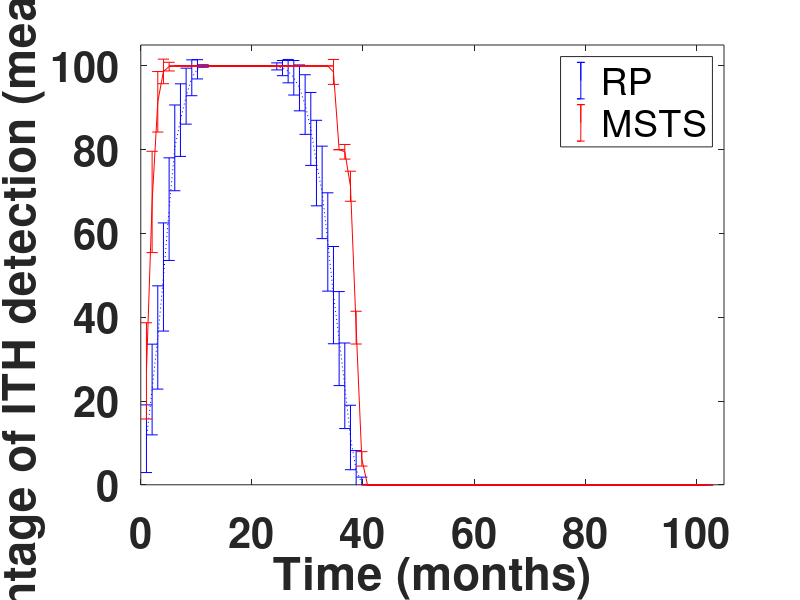
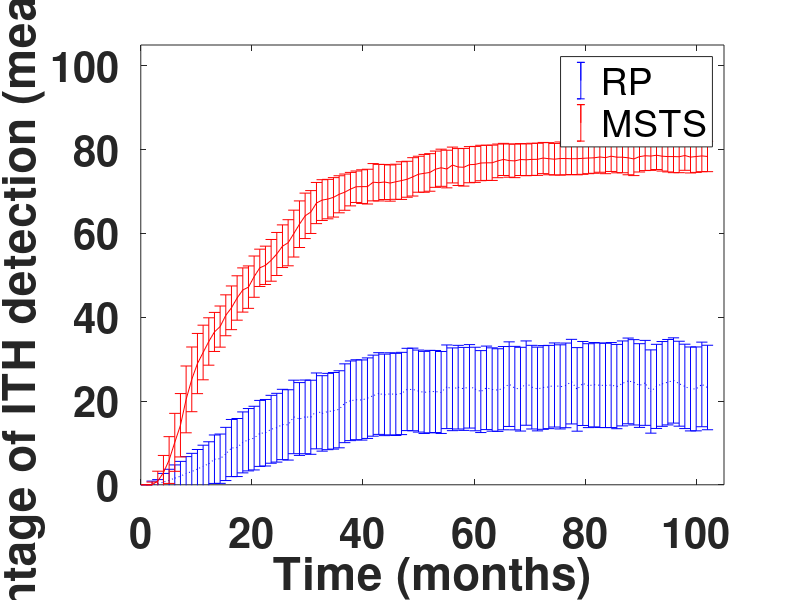
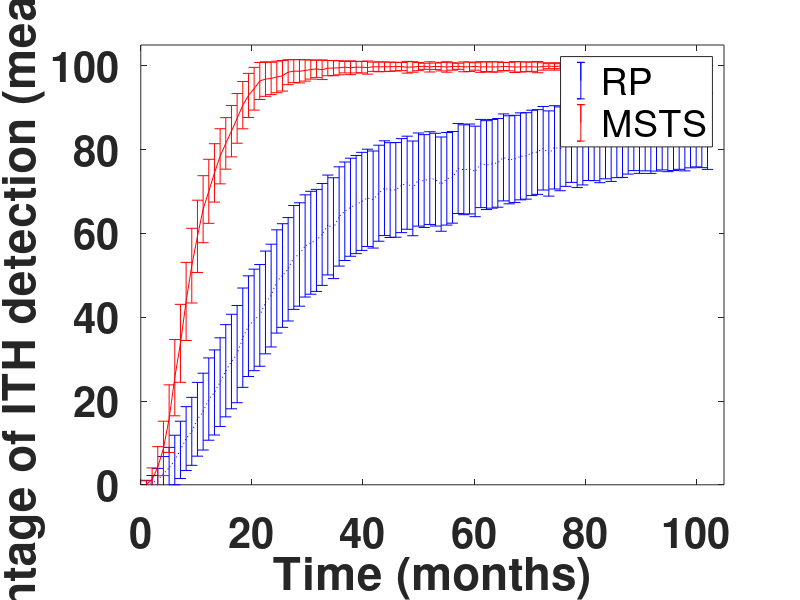
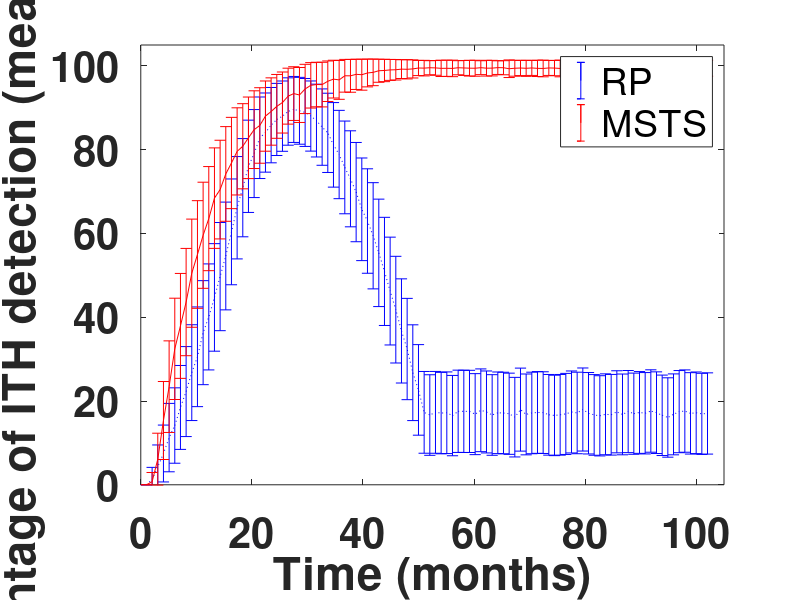

Recreate these plots in MATLAB, in order.
clear all;
clc;
addpath('../');

load('linear.mat')
figure;
fontsizevar=30;
for c=1
    h1=errorbar(data(:,1),data(:,4*(c-1)+2),sqrt(data(:,4*(c-1)+3)),'b');hold on; 
    h2=errorbar(data(:,1),data(:,4*(c-1)+4),sqrt(data(:,4*(c-1)+5)),'r'); hold on;
end
legend([h1 h2], 'RP', 'MSTS')
set(gca,'FontSize',fontsizevar);
xlabel('Time (months)','FontWeight','bold');
ylabel('Percentage of ITH detection (mean \pm error)','FontWeight','bold');
set(h1,'LineStyle',':');
set(gca,'XTickLabel',{'0','20','40','60','80','100'},...
    'XTick',[0 0.2 0.4 0.6 0.8 1],...
    'FontSize',30,'FontWeight','bold')
xlim([0 1.05]);
ylim([0 105]);
print('linear_fig1','-depsc')

load('branch.mat')
figure;
fontsizevar=15;
for c=3
    h1=errorbar(data(:,1),data(:,4*(c-1)+2),sqrt(data(:,4*(c-1)+3)),'b');hold on; 
    h2=errorbar(data(:,1),data(:,4*(c-1)+4),sqrt(data(:,4*(c-1)+5)),'r'); hold on;
end
legend([h1 h2], 'RP', 'MSTS')
set(gca,'FontSize',fontsizevar);
xlabel('Time (months)','FontWeight','bold');
ylabel('Percentage of ITH detection (mean \pm error)','FontWeight','bold');
set(h1,'LineStyle',':');
set(gca,'XTickLabel',{'0','20','40','60','80','100'},...
    'XTick',[0 0.2 0.4 0.6 0.8 1],...
    'FontSize',30,'FontWeight','bold')
xlim([0 1.05]);
ylim([0 105]);
print('branch_fig1','-depsc')


load('neutral.mat')
figure;
fontsizevar=15;
for c=3
    h1=errorbar(data(:,1),data(:,4*(c-1)+2),sqrt(data(:,4*(c-1)+3)),'b');hold on; 
    h2=errorbar(data(:,1),data(:,4*(c-1)+4),sqrt(data(:,4*(c-1)+5)),'r'); hold on;
end
legend([h1 h2], 'RP', 'MSTS')
set(gca,'FontSize',fontsizevar);
xlabel('Time (months)','FontWeight','bold');
ylabel('Percentage of ITH detection (mean \pm error)','FontWeight','bold');
set(h1,'LineStyle',':');
set(gca,'XTickLabel',{'0','20','40','60','80','100'},...
    'XTick',[0 0.2 0.4 0.6 0.8 1],...
    'FontSize',30,'FontWeight','bold')
xlim([0 1.05]);
ylim([0 105]);
print('neutral_fig1','-depsc')



load('punctuated.mat')
figure;
fontsizevar=30;
for c=3
    h1=errorbar(data(:,1),data(:,4*(c-1)+2),sqrt(data(:,4*(c-1)+3)),'b');hold on; 
    h2=errorbar(data(:,1),data(:,4*(c-1)+4),sqrt(data(:,4*(c-1)+5)),'r'); hold on;
end
legend([h1 h2], 'RP', 'MSTS')
set(gca,'FontSize',fontsizevar);
xlabel('Time (months)','FontWeight','bold');
ylabel('Percentage of ITH detection (mean \pm error)','FontWeight','bold');
set(h1,'LineStyle',':');
set(gca,'XTickLabel',{'0','20','40','60','80','100'},...
    'XTick',[0 0.2 0.4 0.6 0.8 1],...
    'FontSize',30,'FontWeight','bold')
xlim([0 1.05]);
ylim([0 105]);
print('punctuated_fig1','-depsc')


close all;
